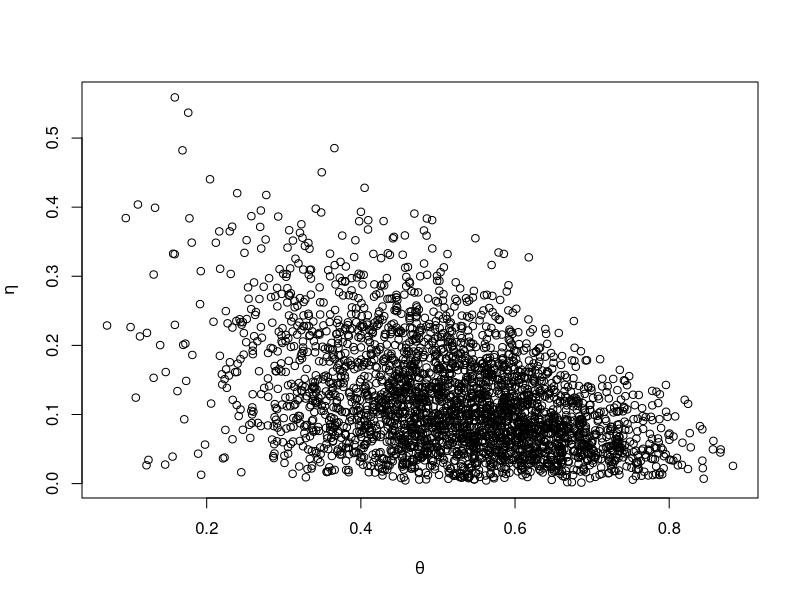
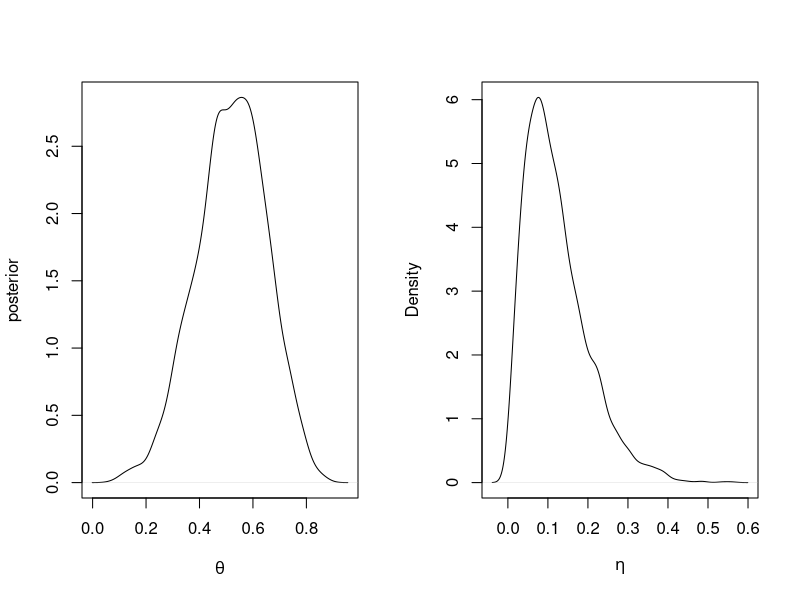

Reproduce these figures in R, in order.
# MCMC 

### 10.2 Gibbs Sampling 

# initial values 
M <- 3000 ; m <- 500 # burnin size 
mu0 <- 10 ; sig20 <- 25 # mu ~ N(10, 5^2)
a <- 0.5 ; b<- 1 # sigma^2 ~ IG(0.5, 1)
x <- c(10,13,15,11,9,18,20,17,23,21)
n <- length(x) 
xbar <- mean(x) ; var.x <- var(x) 
THETA <- matrix(nrow=M , ncol=2) # theta sample 생성 

# initial value of sig2 
sig2 <- var.x # 표본분산으로 초기치 잡는다 
condpost.a <- a+n/2 

# simulation 
for (nsim in 1:M) {
  
  # generate mu : post(pi) ~ N (7장)
  condpost.mu <- (sig2/n * mu0 + sig20 * xbar) / (sig2/n + sig20) 
  condpost.var <- 1/(1/sig20 + n/sig2) 
  mu <- rnorm(1, condpost.mu, sqrt(condpost.var))  # 초기치 하나 생성됨 
  
  # generate sig2 
  # 위에서 만들어 낸 초기치 사용 
  condpost.b <- b+1/2 * ((n-1)*var.x + n*(xbar-mu)^2) 
  sig2 <- 1/rgamma(1, condpost.a, condpost.b)  # IG 
  
  # save 
  THETA[nsim, ] <- c(mu, sig2)
  
}

THETA



### 10.3 Gibbs Sampling 
# y ~ Multi, prior 
# Y : observed <-> X : not observed 

Y <- c(14,1,1,1,5) ; n<-22 ; 
a<-c(.25, .25, .25, .25) ; b <- c(.125, 0,0,0.375)  # a1 ~ a4, b1 ~ b4 
c<- 0.5 # Y5 
alpha <- c(1,1,1) ; m<- 1000 ; M <- 3000 
THETA <- matrix(0, m+M , 2) ; X <- matrix(0, m+M, 9)

# Dirichelet generator 
rDirich <- function(n,p,a){
  rDir <- matrix(0,n,p)
  for (nsim in 1:n) { 
    x <- c(1: (p+1))*0  # np.zeros(1,p+1)
    for (i in 1:(p+1)) x[i] <- rgamma(1,a[i])
    s <- sum(x) 
    for ( i in 1:(p+1)) x[i] <- x[i] / s 
    rDir[nsim, 1:p] <- x[1:p]
  }
  rDir
}

# initialize 
theta <- 0.5 ; eta <- 0.5 
THETA[1, 1:2] <- c(theta, eta) 
X[1,1] <- 0.5*Y[1] ; X[1,3] <- 0.5*Y[2] ; X[1,5] <- 0.5*Y[3] 
X[1,7] <- 0.5*Y[4] ; X[1,9] <- Y[5]

# simulate 
for (i in 2:(m+M)) { 
  p <- 2 
  aa <- c(X[i-1,1] + X[i-1,3] + alpha[1], 
          X[i-1,5] + X[i-1,7] + alpha[2], 
          X[i-1,9] + alpha[3])
  
  THETA[i,] <- rDirich(1,p,aa)
  theta <- THETA[i,1] ; eta<-THETA[i,2] 
  
  X[i,1] <- rbinom(1,Y[1], a[1]*theta / (a[1]*theta+b[1]))
  X[i,3] <- rbinom(1,Y[2], a[2]*theta / (a[2]*theta+b[2]))
  X[i,5] <- rbinom(1,Y[3], a[3]*eta / (a[3]*eta+b[3]))
  X[i,7] <- rbinom(1,Y[4], a[4]*eta / (a[4]*eta+b[4]))
  
  X[i,2] <- Y[1] - X[i,1] 
  X[i,4] <- Y[2] - X[i,3] ; X[i,6] <- Y[3] - X[i,5]
  X[i,8] <- Y[4] - X[i,7] ; X[i,9] <- Y[5]
  
}

theta.sim <- THETA[(m+1):(m+M) , 1]
eta.sim <- THETA[(m+1):(m+M) , 2]

# end simulation 
par(mfrow=c(1,1)) 
plot(theta.sim, eta.sim, xlab=expression(theta), ylab=expression(eta))

par(mfrow=c(1,2))
plot(density(theta.sim), type="l", xlab=expression(theta), ylab='posterior', main='')
plot(density(eta.sim), type="l", xlab=expression(eta), main='')